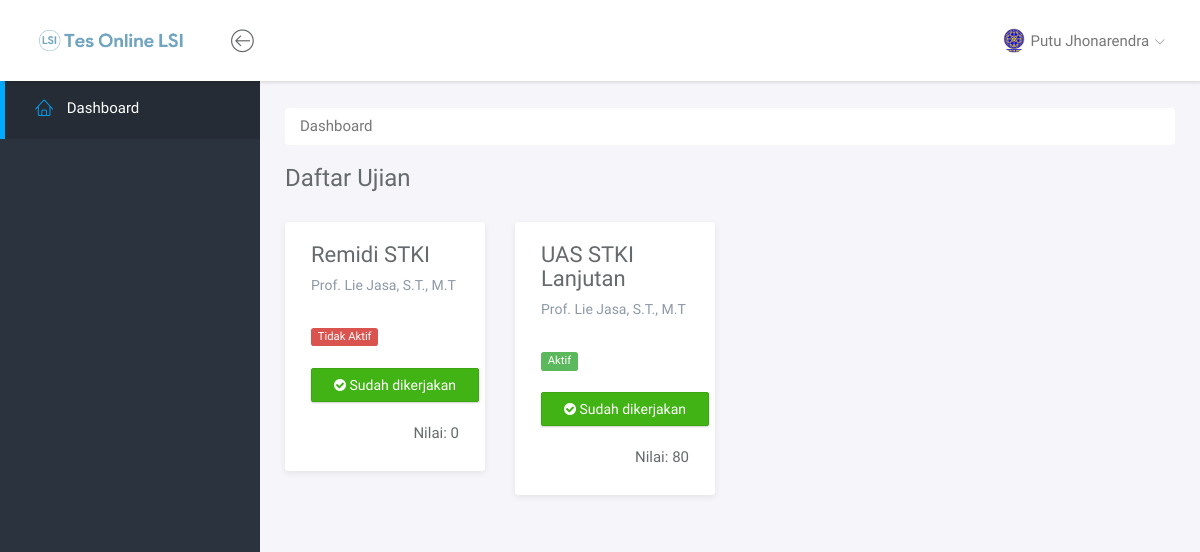
The app's page /mahasiswa (signed in), older data.
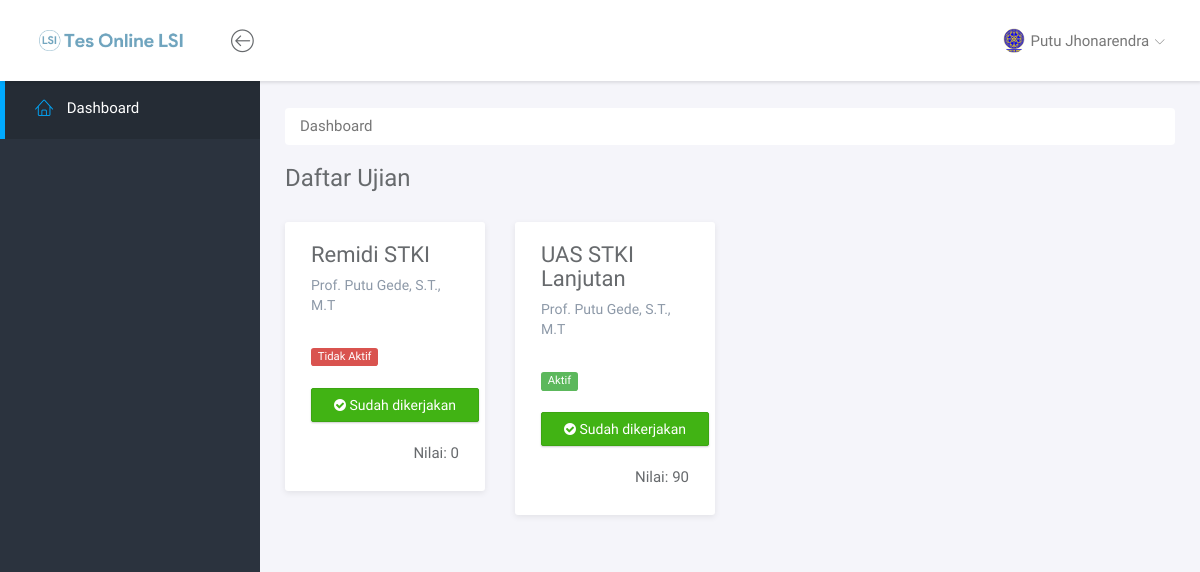
The same page, newer data.
### tables this page shows
CREATE TABLE `tb_ujian` (
  `id_ujian` int(10) NOT NULL AUTO_INCREMENT,
  `nama_ujian` varchar(255) DEFAULT NULL,
  `tgl_buat_ujian` datetime DEFAULT NULL,
  `tgl_selesai_ujian` datetime DEFAULT NULL,
  `id_dosen` int(11) DEFAULT NULL,
  `status_ujian` enum('Aktif','Selesai','Dihapus') DEFAULT NULL,
  PRIMARY KEY (`id_ujian`),
  KEY `id_dosen` (`id_dosen`),
  CONSTRAINT `tb_ujian_ibfk_1` FOREIGN KEY (`id_dosen`) REFERENCES `tb_dosen` (`id_dosen`)
);

CREATE TABLE `tb_dosen` (
  `id_dosen` int(10) NOT NULL AUTO_INCREMENT,
  `nama_dosen` varchar(255) DEFAULT NULL,
  `username_dosen` varchar(255) DEFAULT NULL,
  `password_dosen` varchar(255) DEFAULT NULL,
  PRIMARY KEY (`id_dosen`)
);

CREATE TABLE `tb_nilai_mhs` (
  `id` int(10) NOT NULL AUTO_INCREMENT,
  `id_ujian` int(10) DEFAULT NULL,
  `id_mhs` int(10) DEFAULT NULL,
  `nilai_mhs` float DEFAULT NULL,
  PRIMARY KEY (`id`),
  KEY `id_mhs` (`id_mhs`),
  KEY `id_ujian` (`id_ujian`),
  CONSTRAINT `tb_nilai_mhs_ibfk_1` FOREIGN KEY (`id_mhs`) REFERENCES `tb_mhs` (`id_mhs`),
  CONSTRAINT `tb_nilai_mhs_ibfk_2` FOREIGN KEY (`id_ujian`) REFERENCES `tb_ujian` (`id_ujian`)
);

### include/mahasiswa/content_dashboard.php (the view, shortened to what this page needs)
<?php
  $id_mhs = $_SESSION['id_mhs'];
  $ujian = mysqli_query($conn, "SELECT tb_ujian.* , tb_dosen.`nama_dosen` FROM tb_ujian INNER JOIN tb_dosen ON tb_dosen.`id_dosen`=tb_ujian.`id_dosen` WHERE status_ujian!='Dihapus' ORDER BY id_ujian DESC");
?>
<div class="main">
	<div class="main-content">
		<div class="container-fluid">
			<nav aria-label="breadcrumb" role="navigation">
			  <ol class="breadcrumb" style="background:#fff">
			    <li class="breadcrumb-item active" aria-current="page">Dashboard</li>
			  </ol>
			</nav>
			<h3 class="page-title">Daftar Ujian</h3>
			<div class="row">
				<?php
					foreach ($ujian as $nilai) {
				?>
				<div class="col-md-3">
					<div class="panel panel-headline">
						<div class="panel-heading">
							<h3 class="panel-title"><?php echo $nilai['nama_ujian']; ?></h3>
							<p class="panel-subtitle"><?php echo $nilai['nama_dosen']; ?></p>
						</div>
						<div class="panel-body">
							<?php
								if($nilai['status_ujian']=="Aktif") {
							?>
							<span class="label label-success">Aktif</span><br /><br />
							<?php
								} else {
							?>
							<span class="label label-danger">Tidak Aktif</span><br /><br />
							<?php
								}
								$id_ujian = $nilai['id_ujian'];
								$cek_kerjakan = mysqli_query($conn, "SELECT * FROM tb_nilai_mhs WHERE id_mhs = $id_mhs AND id_ujian = $id_ujian");
								if(mysqli_num_rows($cek_kerjakan)==0){
									$nilai_mhs = 'Belum dikoreksi';
									if($nilai['status_ujian']=='Aktif'){
							?>
										<a class="btn btn-danger" href="mahasiswa/kerjakan/<?php echo $id_ujian?>"><i class="fa fa-check-circle"></i> Belum dikerjakan</a>
							<?php
									} else {
							?>
										<a class="btn btn-danger" href="#"><i class="fa fa-check-circle"></i> Belum dikerjakan</a>
							<?php
									}
								} else {
									foreach ($cek_kerjakan as $key) {
										$nilai_mhs = $key['nilai_mhs'];
									}
							?>
								<a class="btn btn-success" href="#"><i class="fa fa-check-circle"></i> Sudah dikerjakan</a>
							<?php
								}
							?>
							<p style="text-align: right;">
								<?php
									echo "<br />Nilai: ".$nilai_mhs;
								?>
							</p>
						</div>
					</div>
				</div>
				<?php
					}
				?>
			</div>
		</div>
	</div>
</div>

Row changes from the older to the newer data that the page shows:
changed through a linked row, tb_ujian "Remidi STKI": id_dosen.nama_dosen "Prof. Lie Jasa, S.T., M.T" → "Prof. Putu Gede, S.T., M.T"
changed through a linked row, tb_ujian "UAS STKI Lanjutan": id_dosen.nama_dosen "Prof. Lie Jasa, S.T., M.T" → "Prof. Putu Gede, S.T., M.T"; tb_nilai_mhs.nilai_mhs "80" → "90"
